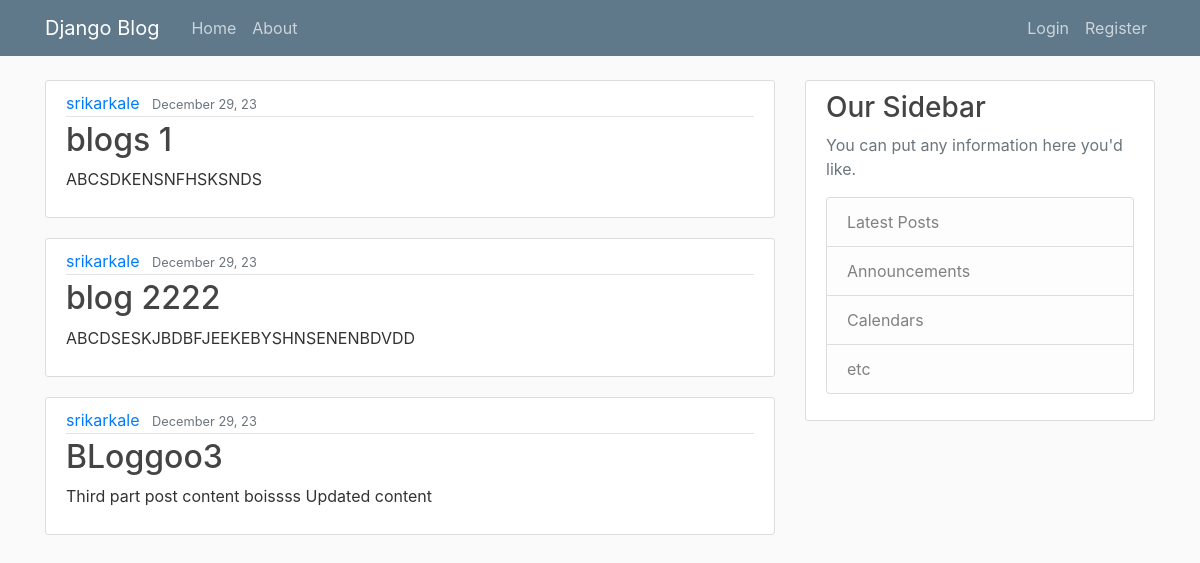
The page / on the database its author committed.
### blog/models.py (models this page shows, shortened)
class Post(models.Model):
    title = models.CharField(max_length = 100)
    content = models.TextField()
    date_posted = models.DateTimeField(default = timezone.now)
    author = models.ForeignKey(User, on_delete = models.CASCADE)

### blog/views.py (the view)
# urls.py: path('', views.home, name = 'blog-home'),
def home(request):
    context = {
        'posts': Post.objects.all()
    }
    return render(request, 'blog/home.html', context)

### blog/templates/blog/home.html
{% extends 'blog/base.html'%}
{% block content %}
    {% for post in posts %}
    <article class="media content-section">
        <div class="media-body">
          <div class="article-metadata">
            <a class="mr-2" href="#">{{ post.author }}</a>
            <small class="text-muted">{{ post.date_posted|date:"F d, y"}}</small>
          </div>
          <h2><a class="article-title" href="#">{{ post.title }}</a></h2>
          <p class="article-content">{{ post.content }}</p>
        </div>
    </article>
    {% endfor %}
{% endblock content%}

### blog/static/blog/main.css (style rules this page uses)
body { background: #fafafa; color: #333333; margin-top: 5rem; }
h1, h2, h3, h4, h5, h6 { color: #444444; }
.content-section { background: #ffffff; padding: 10px 20px; border: 1px solid #dddddd; border-radius: 3px; margin-bottom: 20px; }
.article-title { color: #444444; }
.article-content { white-space: pre-line; }
.article-metadata { padding-bottom: 1px; margin-bottom: 4px; border-bottom: 1px solid #e3e3e3 }

### rows shown on the page
Post: author "srikarkale", date_posted "December 29, 23", title "blogs 1", content "ABCSDKENSNFHSKSNDS"
Post: author "srikarkale", date_posted "December 29, 23", title "blog 2222", content "ABCDSESKJBDBFJEEKEBYSHNSENENBDVDD"
Post: author "srikarkale", date_posted "December 29, 23", title "BLoggoo3", content "Third part post content boissss Updated content"
